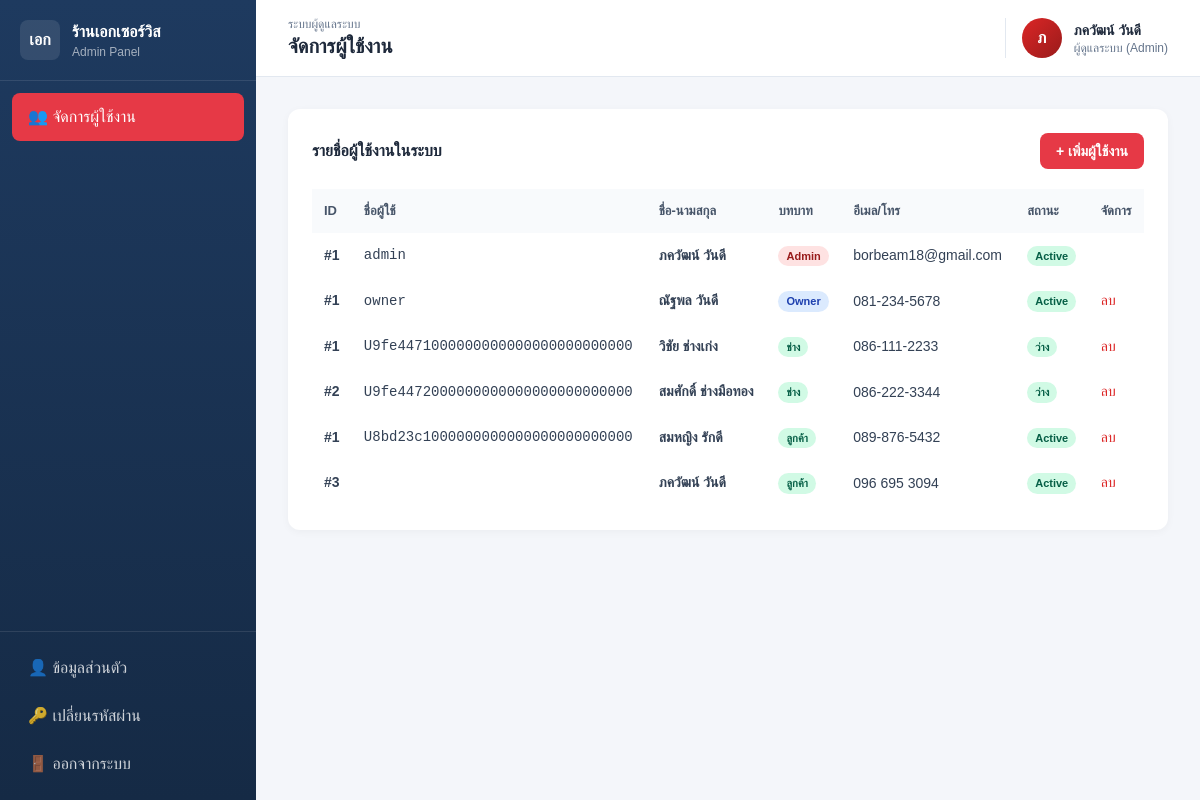
Page /admin/users.php (signed in) on the committed database.
### tables this page shows
CREATE TABLE owner (
    owner_id INTEGER PRIMARY KEY AUTOINCREMENT,
    username TEXT UNIQUE,
    password TEXT,
    line_user_id TEXT UNIQUE,
    full_name TEXT NOT NULL,
    phone TEXT,
    shop_name TEXT NOT NULL DEFAULT 'ร้านเอกเซอร์วิส',
    created_at TEXT NOT NULL DEFAULT CURRENT_TIMESTAMP
);

CREATE TABLE technician (
    tech_id INTEGER PRIMARY KEY AUTOINCREMENT,
    line_user_id TEXT UNIQUE,
    full_name TEXT NOT NULL,
    phone TEXT,
    specialty TEXT,
    status TEXT NOT NULL DEFAULT 'ว่าง',
    created_at TEXT NOT NULL DEFAULT CURRENT_TIMESTAMP
);

CREATE TABLE customer (
    customer_id INTEGER PRIMARY KEY AUTOINCREMENT,
    line_user_id TEXT NOT NULL UNIQUE,
    full_name TEXT NOT NULL,
    phone TEXT,
    email TEXT,
    password TEXT,
    address TEXT,
    latitude REAL,
    longitude REAL,
    created_at TEXT NOT NULL DEFAULT CURRENT_TIMESTAMP
);

### admin/users.php (the view, shortened to what this page needs)
<?php
require_once __DIR__ . '/../includes/header_admin.php';
$admins = $pdo->query("SELECT admin_id AS id, username, full_name, 'Admin' AS role, email AS contact, status, '' AS shop_name, '' AS specialty, '' AS address FROM Admin")->fetchAll();
$owners = $pdo->query("SELECT owner_id AS id, username, full_name, 'Owner' AS role, phone AS contact, 'Active' AS status, shop_name, '' AS specialty, '' AS address FROM Owner")->fetchAll();
$techs  = $pdo->query("SELECT tech_id AS id, line_user_id AS username, full_name, 'ช่าง' AS role, phone AS contact, status, '' AS shop_name, specialty, '' AS address FROM Technician")->fetchAll();
$customers = $pdo->query("SELECT customer_id AS id, line_user_id AS username, full_name, 'ลูกค้า' AS role, phone AS contact, 'Active' AS status, '' AS shop_name, '' AS specialty, address FROM Customer")->fetchAll();
$allUsers = array_merge($admins, $owners, $techs, $customers);
?>
<div class="card p-6">
  <div class="flex items-center justify-between mb-5">
    <h3 class="font-bold text-slate-800">รายชื่อผู้ใช้งานในระบบ</h3>
    <button onclick="openModal('addUserModal')" class="btn-accent px-4 py-2 rounded-lg text-sm font-semibold">+ เพิ่มผู้ใช้งาน</button>
  </div>
  <div class="overflow-x-auto">
    <table class="w-full data-table">
      <thead>
        <tr><th class="text-left p-3">ID</th><th class="text-left p-3">ชื่อผู้ใช้</th><th class="text-left p-3">ชื่อ-นามสกุล</th><th class="text-left p-3">บทบาท</th><th class="text-left p-3">อีเมล/โทร</th><th class="text-left p-3">สถานะ</th><th class="text-left p-3">จัดการ</th></tr>
      </thead>
      <tbody>
      <?php foreach ($allUsers as $u): ?>
        <tr class="hover:bg-slate-50">
          <td class="p-3 font-semibold">#<?= $u['id'] ?></td>
          <td class="p-3 font-mono text-sm"><?= htmlspecialchars($u['username']) ?></td>
          <td class="p-3 font-semibold"><?= htmlspecialchars($u['full_name']) ?></td>
          <td class="p-3"><span class="badge badge-<?= $u['role']==='Admin'?'red':($u['role']==='Owner'?'blue':'green') ?>"><?= $u['role'] ?></span></td>
          <td class="p-3 text-sm"><?= htmlspecialchars($u['contact'] ?? '-') ?></td>
          <td class="p-3"><span class="badge badge-green"><?= $u['status'] ?></span></td>
          <td class="p-3">
            <?php if ($u['role'] !== 'Admin'): ?>
            <form method="POST" onsubmit="return confirm('ยืนยันการลบ?')" style="display:inline">
              <button class="text-red-600 hover:underline text-sm">ลบ</button>
            </form>
            <?php endif; ?>
          </td>
        </tr>
      <?php endforeach; ?>
      </tbody>
    </table>
  </div>
</div>
<?php require_once __DIR__ . '/../includes/footer.php'; ?>

### includes/header_admin.php (style rules this page uses)
* { font-family: 'Kanit', sans-serif; box-sizing: border-box; }
body { background: #f4f6fa; margin: 0; }
.card { background: white; border-radius: 12px; box-shadow: 0 2px 8px rgba(0,0,0,0.04); }
.btn-accent { background: #e63946; color: white; }
.badge { display: inline-block; padding: 2px 8px; border-radius: 999px; font-size: 11px; font-weight: 600; }
.badge-blue { background: #dbeafe; color: #1e40af; }
.badge-red { background: #fee2e2; color: #991b1b; }
.badge-green { background: #d1fae5; color: #065f46; }
table.data-table th { background: #f8fafc; color: #475569; font-weight: 600; font-size: 13px; }
table.data-table td { font-size: 14px; color: #334155; }

### rows in the picture
owner: owner_id "1", username "owner", full_name "ณัฐพล วันดี", role "Owner", phone "081-234-5678", status "Active"
technician: tech_id "1", line_user "U9fe4471000000000000000000000000", full_name "วิชัย ช่างเก่ง", role "ช่าง", phone "086-111-2233", status "ว่าง"
technician: tech_id "2", line_user "U9fe4472000000000000000000000000", full_name "สมศักดิ์ ช่างมือทอง", role "ช่าง", phone "086-222-3344", status "ว่าง"
customer: customer_id "1", line_user "U8bd23c1000000000000000000000000", full_name "สมหญิง รักดี", role "ลูกค้า", phone "089-876-5432", status "Active"
customer: customer_id "3", full_name "ภควัฒน์ วันดี", role "ลูกค้า", phone "096 695 3094", status "Active"

### other values in the picture
$pageTitle "จัดการผู้ใช้งาน"
mb_substr($me['name'], 0, 1) "ภ"
$me['name'] "ภควัฒน์ วันดี"
$u['id'] "1"
$u['username'] "admin"
$u['full_name'] "ภควัฒน์ วันดี"
$u['role'] "Admin"
$u['contact'] "borbeam18@gmail.com"
$u['status'] "Active"
